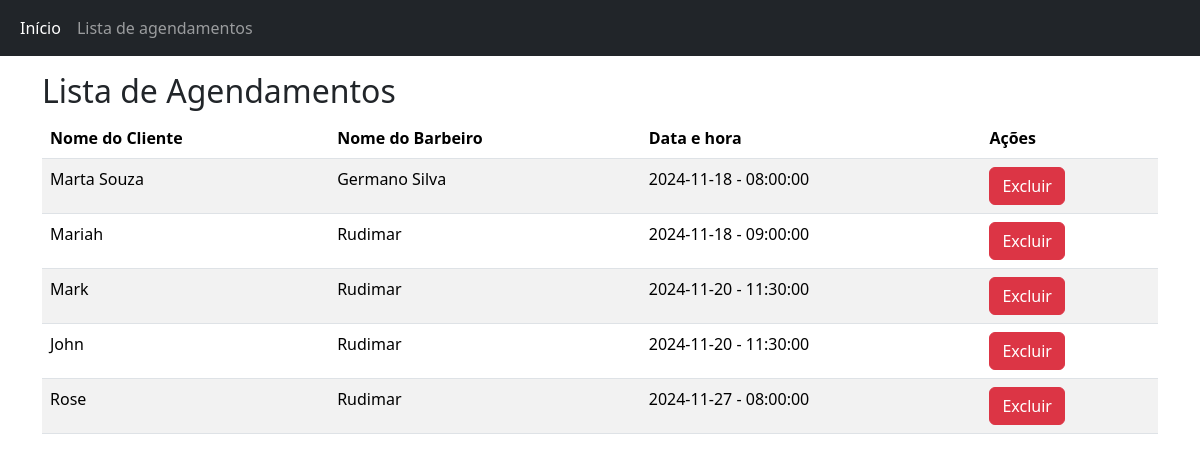
Screenshot of /Agendamento/index.php with the database file from the repository.
### tables this page shows
CREATE TABLE `agendamentos` (
  `id_agendamento` int(11) NOT NULL,
  `id_servico` int(11) NOT NULL,
  `id_usuario` int(11) NOT NULL,
  `id_agenda` int(11) NOT NULL,
  `data` date NOT NULL
);

CREATE TABLE `usuarios` (
  `id_usuario` int(11) NOT NULL,
  `nome` varchar(256) NOT NULL,
  `email` varchar(128) NOT NULL,
  `data_de_nascimento` date NOT NULL,
  `id_grupo` int(11) NOT NULL DEFAULT 1,
  `data_criacao` datetime NOT NULL DEFAULT current_timestamp()
);

CREATE TABLE `agendas` (
  `id_agenda` int(11) NOT NULL,
  `id_usuario` int(11) NOT NULL,
  `dia_da_semana` tinyint(4) NOT NULL,
  `horario` time NOT NULL,
  `data_criacao` int(11) NOT NULL
);

### Agendamento/index.php (the view, shortened to what this page needs)
<?php
include "../connection.php";
?>
<!DOCTYPE html>
<html lang="en">
<head>
  <link href="https://cdn.jsdelivr.net/npm/bootstrap@5.3.3/dist/css/bootstrap.min.css" rel="stylesheet">
</head>
<body>
    <nav class="navbar navbar-expand-sm bg-dark navbar-dark">
        <div class="container-fluid">
            <ul class="navbar-nav">
                <li class="nav-item">
                    <a class="nav-link active" href="../index.php">Início</a>
                </li>
                <li class="nav-item">
                    <a class="nav-link" href="index.php">Lista de agendamentos</a>
                </li>
            </ul>
        </div>
    </nav>
  <div class="container mt-3">
    <h2>Lista de Agendamentos</h2>
    <table class="table table-striped">
      <thead>
        <tr>
          <th>Nome do Cliente</th>
          <th>Nome do Barbeiro</th>
          <th>Data e hora</th>
          <th>Ações</th>
        </tr>
      </thead>
      <tbody>
        <?php
          $sql = 'SELECT c.nome as cliente, b.nome as barbeiro, data, horario FROM agendamentos inner join usuarios as c on c.id_usuario = agendamentos.id_usuario
          inner join agendas on agendas.id_agenda = agendamentos.id_agenda
          inner join usuarios as b on b.id_usuario = agendas.id_usuario
          ';
          $result = $conn->query($sql);
          if ($result->num_rows > 0) {
              while ($row = $result->fetch_assoc()) {
                  echo "
                    <tr>
                      <td>".$row['cliente']."</td>
                      <td>".$row['barbeiro']."</td>
                      <td>".$row['data']." - " .$row['horario']."</td>
                      <td><button class='btn btn-danger'>Excluir</button></td>
                    </tr>
                  ";
              }
          }
        ?>
      </tbody>
    </table>
  </div>
</body>
</html>

### rows the page displays
agendamentos: id_usuario.nome "Marta Souza", usuarios.nome "Germano Silva", data "2024-11-18", id_agenda.horario "08:00:00"
agendamentos: id_usuario.nome "Mariah", usuarios.nome "Rudimar", data "2024-11-18", id_agenda.horario "09:00:00"
agendamentos: id_usuario.nome "Mark", usuarios.nome "Rudimar", data "2024-11-20", id_agenda.horario "11:30:00"
agendamentos: id_usuario.nome "John", usuarios.nome "Rudimar", data "2024-11-20", id_agenda.horario "11:30:00"
agendamentos: id_usuario.nome "Rose", usuarios.nome "Rudimar", data "2024-11-27", id_agenda.horario "08:00:00"
